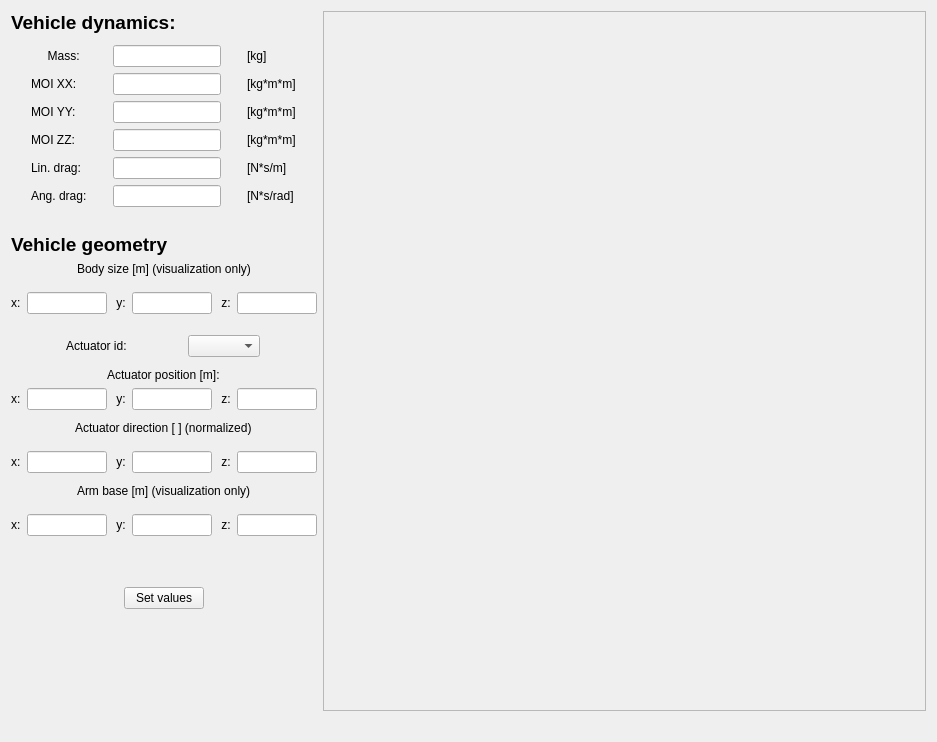
<?xml version="1.0" encoding="UTF-8"?>
<ui version="4.0">
 <class>Form</class>
 <widget class="QWidget" name="Form">
  <property name="geometry">
   <rect>
    <x>0</x>
    <y>0</y>
    <width>937</width>
    <height>742</height>
   </rect>
  </property>
  <property name="windowTitle">
   <string>All Parameters</string>
  </property>
  <layout class="QHBoxLayout" name="horizontalLayoutMain">
   <item>
    <layout class="QHBoxLayout" name="horizontalLayout_4">
     <property name="rightMargin">
      <number>0</number>
     </property>
     <item>
      <layout class="QVBoxLayout" name="leftLayout">
       <property name="sizeConstraint">
        <enum>QLayout::SetMinimumSize</enum>
       </property>
       <item>
        <widget class="QLabel" name="label_geolocation">
         <property name="sizePolicy">
          <sizepolicy hsizetype="Fixed" vsizetype="Preferred">
           <horstretch>0</horstretch>
           <verstretch>0</verstretch>
          </sizepolicy>
         </property>
         <property name="styleSheet">
          <string notr="true">font-weight: bold; font-size: 14pt;</string>
         </property>
         <property name="text">
          <string>Vehicle dynamics:</string>
         </property>
        </widget>
       </item>
       <item>
        <layout class="QGridLayout" name="gridLayout">
         <property name="topMargin">
          <number>5</number>
         </property>
         <item row="5" column="1">
          <widget class="QLineEdit" name="lineEdit_ang_drag">
           <property name="sizePolicy">
            <sizepolicy hsizetype="Fixed" vsizetype="Fixed">
             <horstretch>0</horstretch>
             <verstretch>0</verstretch>
            </sizepolicy>
           </property>
          </widget>
         </item>
         <item row="1" column="1">
          <widget class="QLineEdit" name="lineEdit_moi_xx">
           <property name="sizePolicy">
            <sizepolicy hsizetype="Fixed" vsizetype="Fixed">
             <horstretch>0</horstretch>
             <verstretch>0</verstretch>
            </sizepolicy>
           </property>
          </widget>
         </item>
         <item row="4" column="1">
          <widget class="QLineEdit" name="lineEdit_lin_drag">
           <property name="sizePolicy">
            <sizepolicy hsizetype="Fixed" vsizetype="Fixed">
             <horstretch>0</horstretch>
             <verstretch>0</verstretch>
            </sizepolicy>
           </property>
          </widget>
         </item>
         <item row="2" column="1">
          <widget class="QLineEdit" name="lineEdit_moi_yy">
           <property name="sizePolicy">
            <sizepolicy hsizetype="Fixed" vsizetype="Fixed">
             <horstretch>0</horstretch>
             <verstretch>0</verstretch>
            </sizepolicy>
           </property>
          </widget>
         </item>
         <item row="5" column="2">
          <widget class="QLabel" name="label_alt_m">
           <property name="sizePolicy">
            <sizepolicy hsizetype="Fixed" vsizetype="Preferred">
             <horstretch>0</horstretch>
             <verstretch>0</verstretch>
            </sizepolicy>
           </property>
           <property name="text">
            <string>[N*s/rad]</string>
           </property>
          </widget>
         </item>
         <item row="4" column="2">
          <widget class="QLabel" name="label_lon_deg">
           <property name="sizePolicy">
            <sizepolicy hsizetype="Fixed" vsizetype="Preferred">
             <horstretch>0</horstretch>
             <verstretch>0</verstretch>
            </sizepolicy>
           </property>
           <property name="text">
            <string>[N*s/m]   </string>
           </property>
          </widget>
         </item>
         <item row="0" column="1">
          <widget class="QLineEdit" name="lineEdit_mass">
           <property name="sizePolicy">
            <sizepolicy hsizetype="Fixed" vsizetype="Fixed">
             <horstretch>0</horstretch>
             <verstretch>0</verstretch>
            </sizepolicy>
           </property>
          </widget>
         </item>
         <item row="5" column="0">
          <widget class="QLabel" name="label_alt">
           <property name="sizePolicy">
            <sizepolicy hsizetype="Fixed" vsizetype="Preferred">
             <horstretch>0</horstretch>
             <verstretch>0</verstretch>
            </sizepolicy>
           </property>
           <property name="text">
            <string>Ang. drag:</string>
           </property>
          </widget>
         </item>
         <item row="4" column="0">
          <widget class="QLabel" name="label_lon">
           <property name="sizePolicy">
            <sizepolicy hsizetype="Fixed" vsizetype="Preferred">
             <horstretch>0</horstretch>
             <verstretch>0</verstretch>
            </sizepolicy>
           </property>
           <property name="text">
            <string>Lin. drag:</string>
           </property>
          </widget>
         </item>
         <item row="3" column="0">
          <widget class="QLabel" name="label_8">
           <property name="text">
            <string>MOI ZZ:</string>
           </property>
          </widget>
         </item>
         <item row="0" column="0">
          <widget class="QLabel" name="label_lat">
           <property name="sizePolicy">
            <sizepolicy hsizetype="Fixed" vsizetype="Preferred">
             <horstretch>0</horstretch>
             <verstretch>0</verstretch>
            </sizepolicy>
           </property>
           <property name="text">
            <string>     Mass:</string>
           </property>
          </widget>
         </item>
         <item row="0" column="2">
          <widget class="QLabel" name="label_lat_deg">
           <property name="sizePolicy">
            <sizepolicy hsizetype="Fixed" vsizetype="Preferred">
             <horstretch>0</horstretch>
             <verstretch>0</verstretch>
            </sizepolicy>
           </property>
           <property name="text">
            <string>[kg]       </string>
           </property>
          </widget>
         </item>
         <item row="1" column="0">
          <widget class="QLabel" name="label_6">
           <property name="text">
            <string>MOI XX:</string>
           </property>
          </widget>
         </item>
         <item row="2" column="0">
          <widget class="QLabel" name="label_7">
           <property name="text">
            <string>MOI YY:</string>
           </property>
          </widget>
         </item>
         <item row="3" column="1">
          <widget class="QLineEdit" name="lineEdit_moi_zz">
           <property name="sizePolicy">
            <sizepolicy hsizetype="Fixed" vsizetype="Fixed">
             <horstretch>0</horstretch>
             <verstretch>0</verstretch>
            </sizepolicy>
           </property>
          </widget>
         </item>
         <item row="1" column="2">
          <widget class="QLabel" name="label_9">
           <property name="text">
            <string>[kg*m*m]</string>
           </property>
          </widget>
         </item>
         <item row="2" column="2">
          <widget class="QLabel" name="label_10">
           <property name="text">
            <string>[kg*m*m]</string>
           </property>
          </widget>
         </item>
         <item row="3" column="2">
          <widget class="QLabel" name="label_11">
           <property name="text">
            <string>[kg*m*m]</string>
           </property>
          </widget>
         </item>
        </layout>
       </item>
       <item>
        <spacer name="verticalSpacer_2">
         <property name="orientation">
          <enum>Qt::Vertical</enum>
         </property>
         <property name="sizeType">
          <enum>QSizePolicy::Fixed</enum>
         </property>
         <property name="sizeHint" stdset="0">
          <size>
           <width>20</width>
           <height>20</height>
          </size>
         </property>
        </spacer>
       </item>
       <item>
        <widget class="QLabel" name="label_mag_field">
         <property name="sizePolicy">
          <sizepolicy hsizetype="Fixed" vsizetype="Preferred">
           <horstretch>0</horstretch>
           <verstretch>0</verstretch>
          </sizepolicy>
         </property>
         <property name="font">
          <font>
           <pointsize>14</pointsize>
           <weight>75</weight>
           <bold>true</bold>
          </font>
         </property>
         <property name="text">
          <string>Vehicle geometry</string>
         </property>
        </widget>
       </item>
       <item alignment="Qt::AlignHCenter">
        <widget class="QLabel" name="label_14">
         <property name="text">
          <string>Body size [m] (visualization only)</string>
         </property>
        </widget>
       </item>
       <item>
        <layout class="QHBoxLayout" name="horizontalLayout_3">
         <property name="topMargin">
          <number>10</number>
         </property>
         <item>
          <widget class="QLabel" name="label_23">
           <property name="text">
            <string>x:</string>
           </property>
          </widget>
         </item>
         <item>
          <widget class="QLineEdit" name="lineEdit_body_size_x">
           <property name="sizePolicy">
            <sizepolicy hsizetype="Fixed" vsizetype="Fixed">
             <horstretch>0</horstretch>
             <verstretch>0</verstretch>
            </sizepolicy>
           </property>
           <property name="maximumSize">
            <size>
             <width>80</width>
             <height>16777215</height>
            </size>
           </property>
          </widget>
         </item>
         <item>
          <widget class="QLabel" name="label_22">
           <property name="text">
            <string> y:</string>
           </property>
          </widget>
         </item>
         <item>
          <widget class="QLineEdit" name="lineEdit_body_size_y">
           <property name="sizePolicy">
            <sizepolicy hsizetype="Fixed" vsizetype="Fixed">
             <horstretch>0</horstretch>
             <verstretch>0</verstretch>
            </sizepolicy>
           </property>
           <property name="maximumSize">
            <size>
             <width>80</width>
             <height>16777215</height>
            </size>
           </property>
          </widget>
         </item>
         <item>
          <widget class="QLabel" name="label_21">
           <property name="text">
            <string> z:</string>
           </property>
          </widget>
         </item>
         <item>
          <widget class="QLineEdit" name="lineEdit_body_size_z">
           <property name="sizePolicy">
            <sizepolicy hsizetype="Fixed" vsizetype="Fixed">
             <horstretch>0</horstretch>
             <verstretch>0</verstretch>
            </sizepolicy>
           </property>
           <property name="maximumSize">
            <size>
             <width>80</width>
             <height>16777215</height>
            </size>
           </property>
          </widget>
         </item>
        </layout>
       </item>
       <item>
        <layout class="QHBoxLayout" name="horizontalLayout_7">
         <property name="topMargin">
          <number>15</number>
         </property>
         <item>
          <widget class="QLabel" name="label_act_id">
           <property name="enabled">
            <bool>true</bool>
           </property>
           <property name="sizePolicy">
            <sizepolicy hsizetype="Fixed" vsizetype="Preferred">
             <horstretch>0</horstretch>
             <verstretch>0</verstretch>
            </sizepolicy>
           </property>
           <property name="text">
            <string>Actuator id:</string>
           </property>
          </widget>
         </item>
         <item>
          <widget class="QComboBox" name="comboBox_act_id">
           <property name="sizePolicy">
            <sizepolicy hsizetype="Fixed" vsizetype="Fixed">
             <horstretch>0</horstretch>
             <verstretch>0</verstretch>
            </sizepolicy>
           </property>
          </widget>
         </item>
        </layout>
       </item>
       <item>
        <layout class="QVBoxLayout" name="verticalLayout_2">
         <property name="topMargin">
          <number>5</number>
         </property>
         <item alignment="Qt::AlignHCenter">
          <widget class="QLabel" name="label_2">
           <property name="text">
            <string>Actuator position [m]:</string>
           </property>
          </widget>
         </item>
         <item>
          <layout class="QHBoxLayout" name="horizontalLayout_9">
           <property name="topMargin">
            <number>0</number>
           </property>
           <item>
            <widget class="QLabel" name="label_3">
             <property name="text">
              <string>x:</string>
             </property>
            </widget>
           </item>
           <item>
            <widget class="QLineEdit" name="lineEdit_act_pos_x">
             <property name="sizePolicy">
              <sizepolicy hsizetype="Fixed" vsizetype="Fixed">
               <horstretch>0</horstretch>
               <verstretch>0</verstretch>
              </sizepolicy>
             </property>
             <property name="maximumSize">
              <size>
               <width>80</width>
               <height>16777215</height>
              </size>
             </property>
            </widget>
           </item>
           <item>
            <widget class="QLabel" name="label_4">
             <property name="text">
              <string> y:</string>
             </property>
            </widget>
           </item>
           <item>
            <widget class="QLineEdit" name="lineEdit_act_pos_y">
             <property name="sizePolicy">
              <sizepolicy hsizetype="Fixed" vsizetype="Fixed">
               <horstretch>0</horstretch>
               <verstretch>0</verstretch>
              </sizepolicy>
             </property>
             <property name="maximumSize">
              <size>
               <width>80</width>
               <height>16777215</height>
              </size>
             </property>
            </widget>
           </item>
           <item>
            <widget class="QLabel" name="label_5">
             <property name="text">
              <string> z:</string>
             </property>
            </widget>
           </item>
           <item>
            <widget class="QLineEdit" name="lineEdit_act_pos_z">
             <property name="sizePolicy">
              <sizepolicy hsizetype="Fixed" vsizetype="Fixed">
               <horstretch>0</horstretch>
               <verstretch>0</verstretch>
              </sizepolicy>
             </property>
             <property name="maximumSize">
              <size>
               <width>80</width>
               <height>16777215</height>
              </size>
             </property>
            </widget>
           </item>
          </layout>
         </item>
        </layout>
       </item>
       <item>
        <layout class="QVBoxLayout" name="verticalLayout_3">
         <property name="topMargin">
          <number>5</number>
         </property>
         <item alignment="Qt::AlignHCenter">
          <widget class="QLabel" name="label_12">
           <property name="text">
            <string>Actuator direction [ ] (normalized)</string>
           </property>
          </widget>
         </item>
         <item>
          <layout class="QHBoxLayout" name="horizontalLayout">
           <property name="topMargin">
            <number>10</number>
           </property>
           <item>
            <widget class="QLabel" name="label_17">
             <property name="text">
              <string>x:</string>
             </property>
            </widget>
           </item>
           <item>
            <widget class="QLineEdit" name="lineEdit_act_dir_x">
             <property name="sizePolicy">
              <sizepolicy hsizetype="Fixed" vsizetype="Fixed">
               <horstretch>0</horstretch>
               <verstretch>0</verstretch>
              </sizepolicy>
             </property>
             <property name="maximumSize">
              <size>
               <width>80</width>
               <height>16777215</height>
              </size>
             </property>
            </widget>
           </item>
           <item>
            <widget class="QLabel" name="label_16">
             <property name="text">
              <string> y:</string>
             </property>
            </widget>
           </item>
           <item>
            <widget class="QLineEdit" name="lineEdit_act_dir_y">
             <property name="sizePolicy">
              <sizepolicy hsizetype="Fixed" vsizetype="Fixed">
               <horstretch>0</horstretch>
               <verstretch>0</verstretch>
              </sizepolicy>
             </property>
             <property name="maximumSize">
              <size>
               <width>80</width>
               <height>16777215</height>
              </size>
             </property>
            </widget>
           </item>
           <item>
            <widget class="QLabel" name="label_15">
             <property name="text">
              <string> z:</string>
             </property>
            </widget>
           </item>
           <item>
            <widget class="QLineEdit" name="lineEdit_act_dir_z">
             <property name="sizePolicy">
              <sizepolicy hsizetype="Fixed" vsizetype="Fixed">
               <horstretch>0</horstretch>
               <verstretch>0</verstretch>
              </sizepolicy>
             </property>
             <property name="maximumSize">
              <size>
               <width>80</width>
               <height>16777215</height>
              </size>
             </property>
            </widget>
           </item>
          </layout>
         </item>
        </layout>
       </item>
       <item>
        <layout class="QVBoxLayout" name="verticalLayout_5">
         <property name="topMargin">
          <number>5</number>
         </property>
         <item alignment="Qt::AlignHCenter">
          <widget class="QLabel" name="label_13">
           <property name="text">
            <string>Arm base [m] (visualization only)</string>
           </property>
          </widget>
         </item>
         <item>
          <layout class="QHBoxLayout" name="horizontalLayout_2">
           <property name="topMargin">
            <number>10</number>
           </property>
           <item>
            <widget class="QLabel" name="label_20">
             <property name="text">
              <string>x:</string>
             </property>
            </widget>
           </item>
           <item>
            <widget class="QLineEdit" name="lineEdit_arm_base_x">
             <property name="sizePolicy">
              <sizepolicy hsizetype="Fixed" vsizetype="Fixed">
               <horstretch>0</horstretch>
               <verstretch>0</verstretch>
              </sizepolicy>
             </property>
             <property name="maximumSize">
              <size>
               <width>80</width>
               <height>16777215</height>
              </size>
             </property>
            </widget>
           </item>
           <item>
            <widget class="QLabel" name="label_19">
             <property name="text">
              <string> y:</string>
             </property>
            </widget>
           </item>
           <item>
            <widget class="QLineEdit" name="lineEdit_arm_base_y">
             <property name="sizePolicy">
              <sizepolicy hsizetype="Fixed" vsizetype="Fixed">
               <horstretch>0</horstretch>
               <verstretch>0</verstretch>
              </sizepolicy>
             </property>
             <property name="maximumSize">
              <size>
               <width>80</width>
               <height>16777215</height>
              </size>
             </property>
            </widget>
           </item>
           <item>
            <widget class="QLabel" name="label_18">
             <property name="text">
              <string> z:</string>
             </property>
            </widget>
           </item>
           <item>
            <widget class="QLineEdit" name="lineEdit_arm_base_z">
             <property name="sizePolicy">
              <sizepolicy hsizetype="Fixed" vsizetype="Fixed">
               <horstretch>0</horstretch>
               <verstretch>0</verstretch>
              </sizepolicy>
             </property>
             <property name="maximumSize">
              <size>
               <width>80</width>
               <height>16777215</height>
              </size>
             </property>
            </widget>
           </item>
          </layout>
         </item>
        </layout>
       </item>
       <item>
        <layout class="QVBoxLayout" name="verticalLayout_6">
         <property name="topMargin">
          <number>5</number>
         </property>
        </layout>
       </item>
       <item>
        <spacer name="verticalSpacer_3">
         <property name="orientation">
          <enum>Qt::Vertical</enum>
         </property>
         <property name="sizeType">
          <enum>QSizePolicy::Fixed</enum>
         </property>
         <property name="sizeHint" stdset="0">
          <size>
           <width>20</width>
           <height>40</height>
          </size>
         </property>
        </spacer>
       </item>
       <item alignment="Qt::AlignHCenter">
        <widget class="QPushButton" name="pushButton_set_values">
         <property name="sizePolicy">
          <sizepolicy hsizetype="Fixed" vsizetype="Fixed">
           <horstretch>0</horstretch>
           <verstretch>0</verstretch>
          </sizepolicy>
         </property>
         <property name="text">
          <string>Set values</string>
         </property>
        </widget>
       </item>
       <item>
        <spacer name="horizontalSpacer">
         <property name="orientation">
          <enum>Qt::Horizontal</enum>
         </property>
         <property name="sizeType">
          <enum>QSizePolicy::Minimum</enum>
         </property>
         <property name="sizeHint" stdset="0">
          <size>
           <width>40</width>
           <height>20</height>
          </size>
         </property>
        </spacer>
       </item>
       <item>
        <spacer name="verticalSpacer_4">
         <property name="orientation">
          <enum>Qt::Vertical</enum>
         </property>
         <property name="sizeHint" stdset="0">
          <size>
           <width>20</width>
           <height>40</height>
          </size>
         </property>
        </spacer>
       </item>
      </layout>
     </item>
     <item>
      <layout class="QVBoxLayout" name="rightLayout">
       <property name="rightMargin">
        <number>0</number>
       </property>
       <item>
        <widget class="QFrame" name="vtkFrame">
         <property name="sizePolicy">
          <sizepolicy hsizetype="Preferred" vsizetype="Preferred">
           <horstretch>0</horstretch>
           <verstretch>0</verstretch>
          </sizepolicy>
         </property>
         <property name="minimumSize">
          <size>
           <width>0</width>
           <height>0</height>
          </size>
         </property>
         <property name="frameShape">
          <enum>QFrame::StyledPanel</enum>
         </property>
         <property name="frameShadow">
          <enum>QFrame::Raised</enum>
         </property>
         <layout class="QVBoxLayout" name="verticalLayout"/>
        </widget>
       </item>
       <item>
        <spacer name="horizontalSpacer_2">
         <property name="orientation">
          <enum>Qt::Horizontal</enum>
         </property>
         <property name="sizeHint" stdset="0">
          <size>
           <width>100</width>
           <height>20</height>
          </size>
         </property>
        </spacer>
       </item>
      </layout>
     </item>
    </layout>
   </item>
  </layout>
 </widget>
 <resources/>
 <connections/>
</ui>
